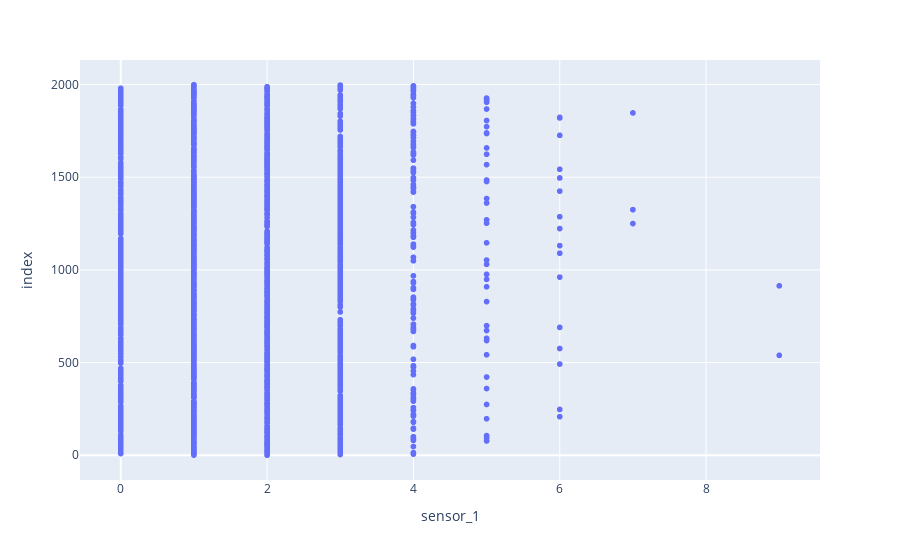

The cell this chart's notebook holds for it:
### Code cell
fig2 = px.scatter(irrigation_data, x="sensor_1", y=irrigation_data.index)
fig2.show()

### Figure 1 — Plotly figure (JSON) as saved in the notebook; plotly's stock layout.template omitted (floating-point values rounded to 4 significant figures; data arrays with more than 128 entries replaced by an {"elided": "..."} marker saying what was removed)
{"data": [{"hovertemplate": "sensor_1=%{x}<br>index=%{y}<extra></extra>", "legendgroup": "", "marker": {"color": "#636efa", "symbol": "circle"}, "mode": "markers", "name": "", "showlegend": false, "type": "scattergl", "x": {"elided": "2000 float values"}, "xaxis": "x", "y": {"elided": "2000 int values"}, "yaxis": "y"}], "layout": {"legend": {"tracegroupgap": 0}, "margin": {"t": 60}, "xaxis": {"anchor": "y", "domain": [0, 1], "title": {"text": "sensor_1"}}, "yaxis": {"anchor": "x", "domain": [0, 1], "title": {"text": "index"}}}}
